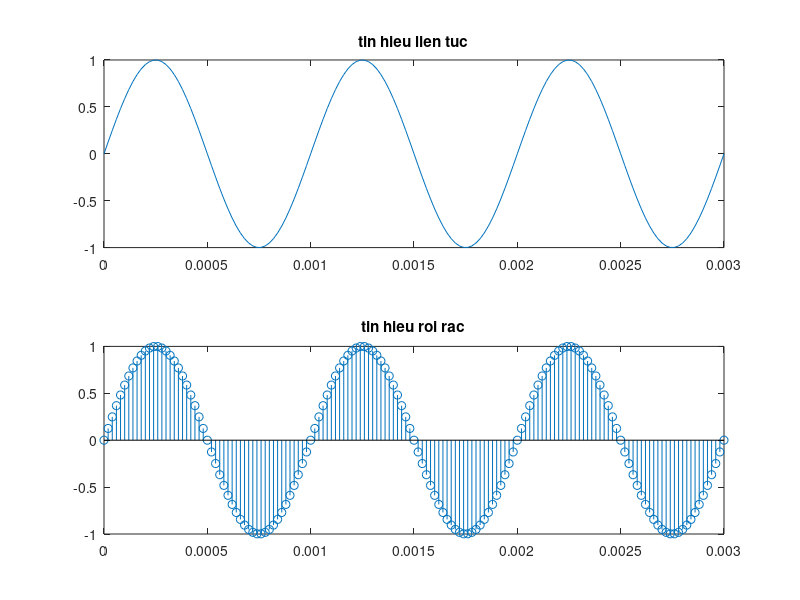

MATLAB code for this plot:
%Bai tap 1: Mo phong tin hieu dang sin co tan so f = 1000Hz:
f=1000
n=0:1/(50*f):3/f
x=sin(2*pi*f*n)
subplot(211)
plot(n,x);
title('tin hieu lien tuc')

subplot(212)
stem(n,x)
title('tin hieu roi rac')
